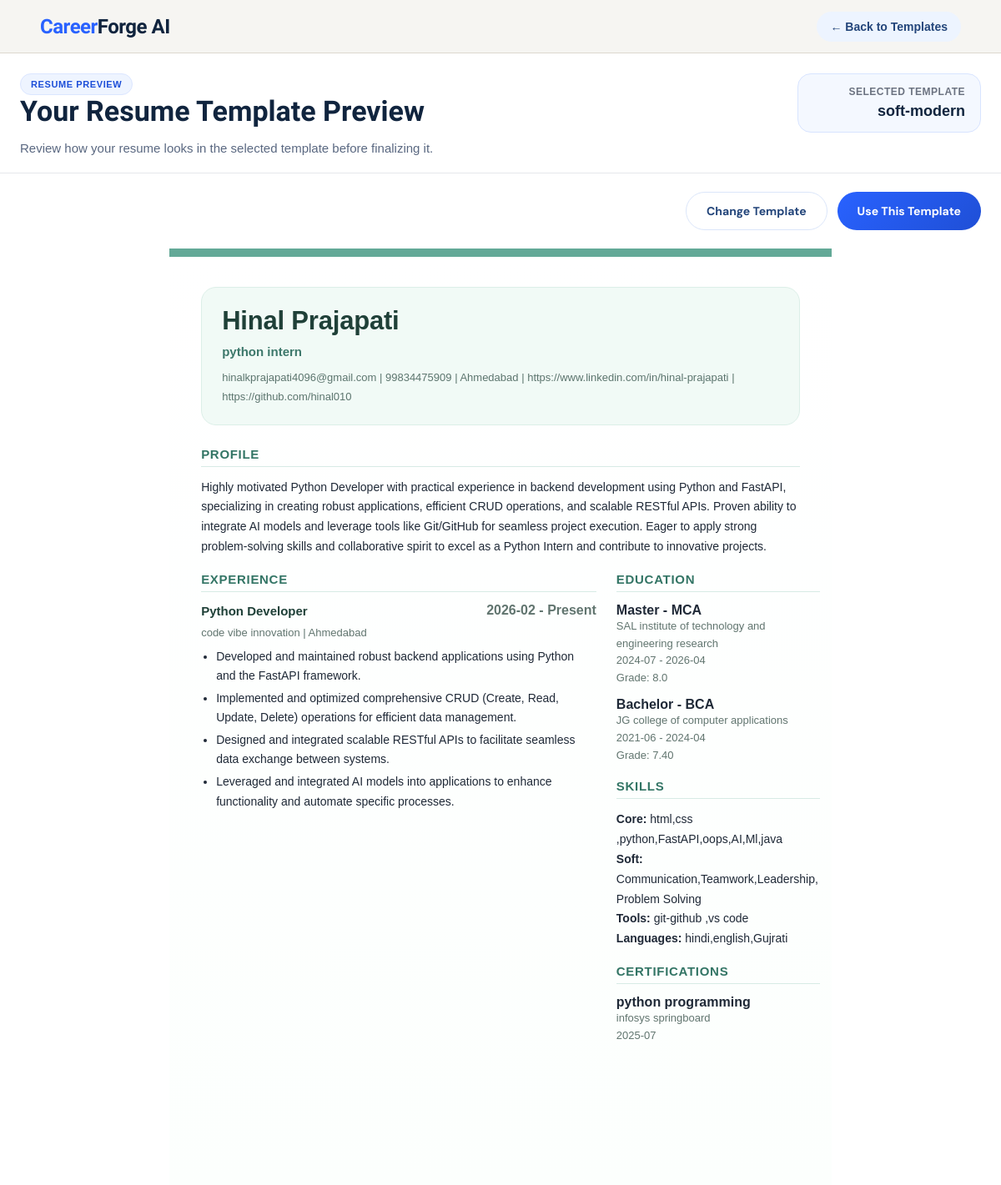
Page /resume_preview (signed in) on the committed database.
### tables this page shows
CREATE TABLE selected_template (
    id INTEGER PRIMARY KEY AUTOINCREMENT,
    user_id INTEGER UNIQUE,
    template_name TEXT NOT NULL,
    FOREIGN KEY (user_id) REFERENCES users(id) ON DELETE CASCADE
);

CREATE TABLE user_profile (
    id INTEGER PRIMARY KEY AUTOINCREMENT,
    user_id INTEGER UNIQUE,
    full_name TEXT,
    email TEXT,
    contact TEXT,
    location TEXT,
    country TEXT,
    linkedin TEXT,
    github TEXT,
    photo TEXT,
    FOREIGN KEY (user_id) REFERENCES users(id) ON DELETE CASCADE
);

CREATE TABLE user_skills (
    id INTEGER PRIMARY KEY AUTOINCREMENT,
    user_id INTEGER UNIQUE,
    job_role_id INTEGER,
    custom_job_role TEXT,
    core_skills TEXT,
    soft_skills TEXT,
    tools_technologies TEXT,
    languages TEXT,
    missing_skills_suggestions TEXT,
    FOREIGN KEY (user_id) REFERENCES users(id) ON DELETE CASCADE,
    FOREIGN KEY (job_role_id) REFERENCES job_title_master(id)
);

CREATE TABLE professional_summary (
    id INTEGER PRIMARY KEY AUTOINCREMENT,
    user_id INTEGER UNIQUE,
    professional_summary TEXT,
    FOREIGN KEY (user_id) REFERENCES users(id) ON DELETE CASCADE
);

CREATE TABLE experience (
    id INTEGER PRIMARY KEY AUTOINCREMENT,
    user_id INTEGER NOT NULL,
    job_title_id INTEGER,
    custom_job_title TEXT,
    experience_type_id INTEGER,
    company_name TEXT,
    location TEXT,
    start_month TEXT,
    end_month TEXT,
    currently_working INTEGER DEFAULT 0,
    description TEXT,
    FOREIGN KEY (user_id) REFERENCES users(id) ON DELETE CASCADE,
    FOREIGN KEY (job_title_id) REFERENCES job_title_master(id),
    FOREIGN KEY (experience_type_id) REFERENCES experience_type_master(id)
);

CREATE TABLE education (
    id INTEGER PRIMARY KEY AUTOINCREMENT,
    user_id INTEGER NOT NULL,
    degree_id INTEGER,
    course_id INTEGER,
    institution_id INTEGER,
    location TEXT,
    start_month TEXT,
    end_month TEXT,
    grade TEXT, custom_degree TEXT, custom_course TEXT, custom_institution TEXT,
    FOREIGN KEY (user_id) REFERENCES users(id) ON DELETE CASCADE,
    FOREIGN KEY (degree_id) REFERENCES degree_master(id),
    FOREIGN KEY (course_id) REFERENCES course_master(id),
    FOREIGN KEY (institution_id) REFERENCES institute_master(id)
);

CREATE TABLE certification (
    id INTEGER PRIMARY KEY AUTOINCREMENT,
    user_id INTEGER NOT NULL,
    certificate_name TEXT NOT NULL,
    organization TEXT NOT NULL,
    certificate_date TEXT NOT NULL,
    FOREIGN KEY (user_id) REFERENCES users(id) ON DELETE CASCADE
);

### main.py (the view)
@app.get("/resume_preview", response_class=HTMLResponse)
def resume_preview_page(
    request: Request,
    template: str = Query(None)
):
    user = require_login(request)
    if isinstance(user, RedirectResponse):
        return user
    template_map = {
        "classic-edge": "resume_templates/classic_edge.html",
        "nova-grid": "resume_templates/nova_grid.html",
        "profile-spotlight": "resume_templates/profile_spotlight.html",
        "pure-ats": "resume_templates/pure_ats.html",
        "executive-line": "resume_templates/executive_line.html",
        "soft-modern": "resume_templates/soft_modern.html",
    }
    selected_row = get_selected_template(user["id"])
    if template in template_map:
        selected_template_name = template
    elif selected_row and selected_row.get("template_name") in template_map:
        selected_template_name = selected_row["template_name"]
    else:
        selected_template_name = "classic-edge"
    template_file = template_map[selected_template_name]
    profile = get_user_profile(user["id"])
    educations = get_education(user["id"])
    experiences = get_experience(user["id"])
    skills = get_skills(user["id"])
    projects = get_projects(user["id"])
    certifications = get_certifications(user["id"])
    summary_row = get_professional_summary(user["id"])
    if skills:
        skills["job_role_text"] = get_job_role_text_from_skills(skills)
    show_experience = len(experiences) > 0 and user.get("is_fresher", 0) == 0
    return templates.TemplateResponse(
        request,
        "resume_preview.html",
        {
            "request": request,
            "user": user,
            "profile": profile,
            "educations": educations,
            "experiences": experiences,
            "show_experience": show_experience,
            "skills": skills,
            "projects": projects,
            "certifications": certifications,
            "saved_summary": summary_row["professional_summary"] if summary_row else "",
            "selected_template_name": selected_template_name,
            "template_file": template_file
        }
    )

### template/resume_preview.html (shortened to what this page needs)
<!DOCTYPE html>
<html lang="en">
<head>
    <link rel="stylesheet" href="/static/resume_preview.css">
    <link rel="stylesheet" href="/static/resume_pdf.css">
</head>
<body>
    <div class="page-wrapper">
        <header class="topbar">
            <div class="logo"><span>Career</span>Forge AI</div>
            <div class="topbar-actions">
                <a href="/choose_template" class="back-link">← Back to Templates</a>
            </div>
        </header>
        <section class="preview-header">
            <div class="preview-header-left">
                <p class="preview-badge">Resume Preview</p>
                <h1>Your Resume Template Preview</h1>
                <p class="preview-subtext">
                    Review how your resume looks in the selected template before finalizing it.
                </p>
            </div>
            <div class="preview-header-right">
                <div class="selected-template-box">
                    <span class="selected-label">Selected Template</span>
                    <strong id="selectedTemplateName">
                        {{ selected_template_name if selected_template_name else "classic-edge" }}
                    </strong>
                </div>
            </div>
        </section>
        <section class="preview-actions-bar">
            <button type="button" class="secondary-btn" onclick="window.location.href='/choose_template'">
                Change Template
            </button>
            <button type="button" class="primary-btn" onclick="useTemplate()">
                Use This Template
            </button>
        </section>
        <main class="preview-main">
            <div class="resume-shell">
                <div class="resume-paper template-{{ selected_template_name if selected_template_name else 'classic-edge' }}" id="resumePaper">
                    {% include template_file %}
                </div>
            </div>
        </main>
    </div>
</body>
</html>

### template/resume_templates/soft_modern.html (shortened to what this page needs)
<div class="resume-template soft-modern-template">
    <header class="soft-header">
        <h1>{{ profile.full_name if profile and profile.full_name else user.full_name }}</h1>
        <p class="soft-role">
            {% if skills and skills.job_role_text %}
                {{ skills.job_role_text }}
            {% else %}
                Professional Resume
            {% endif %}
        </p>
        <div class="resume-contact">
            {% if profile and profile.email %}<span>{{ profile.email }}</span>{% endif %}
            {% if profile and profile.contact %}<span> | {{ profile.contact }}</span>{% endif %}
            {% if profile and profile.location %}<span> | {{ profile.location }}</span>{% endif %}
            {% if profile and profile.linkedin %}<span> | {{ profile.linkedin }}</span>{% endif %}
            {% if profile and profile.github %}<span> | {{ profile.github }}</span>{% endif %}
        </div>
    </header>
    {% if saved_summary %}
    <section class="resume-section">
        <h2>Profile</h2>
        <p>{{ saved_summary }}</p>
    </section>
    {% endif %}
    <div class="soft-grid-layout">
        <div class="soft-main">
            {% if show_experience %}
            <section class="resume-section">
                <h2>Experience</h2>
                {% for exp in experiences %}
                <div class="resume-item">
                    <div class="item-row">
                        <strong>
                            {% if exp.job_title_text %}
                                {{ exp.job_title_text }}
                            {% elif exp.job_title_name %}
                                {{ exp.job_title_name }}
                            {% elif exp.custom_job_title %}
                                {{ exp.custom_job_title }}
                            {% else %}
                                Job Title
                            {% endif %}
                        </strong>
                        <span>
                            {{ exp.start_month if exp.start_month else "" }}
                            {% if exp.start_month or exp.end_month or exp.currently_working %} - {% endif %}
                            {% if exp.currently_working %}
                                Present
                            {% else %}
                                {{ exp.end_month if exp.end_month else "Present" }}
                            {% endif %}
                        </span>
                    </div>
                    <div class="item-sub">
                        {{ exp.company_name if exp.company_name else "Company" }}
                        {% if exp.location %} | {{ exp.location }}{% endif %}
                    </div>
                    {% if exp.description %}
                    <ul class="resume-list">
                        {% for line in exp.description.split('\n') %}
                            {% if line.strip() %}
                                <li>{{ line.strip().lstrip('-• ') }}</li>
                            {% endif %}
                        {% endfor %}
                    </ul>
                    {% endif %}
                </div>
                {% endfor %}
            </section>
            {% endif %}
        </div>
        <aside class="soft-side">
            {% if educations and educations|length > 0 %}
            <section class="resume-section">
                <h2>Education</h2>
                {% for edu in educations %}
                <div class="resume-item">
                    <strong>
                        {% if edu.degree_text %}
                            {{ edu.degree_text }}
                        {% elif edu.degree_name %}
                            {{ edu.degree_name }}
                        {% endif %}
                        {% if edu.course_text %}
                            - {{ edu.course_text }}
                        {% elif edu.course_name %}
                            - {{ edu.course_name }}
                        {% endif %}
                    </strong>
                    <div class="item-sub">
                        {{ edu.institution_text if edu.institution_text else edu.institute_name if edu.institute_name else "Institution" }}
                    </div>
                    <div class="item-sub">
                        {{ edu.start_month if edu.start_month else "" }}
                        {% if edu.start_month or edu.end_month %} - {% endif %}
                        {{ edu.end_month if edu.end_month else "Present" }}
                    </div>
                    {% if edu.grade %}
                    <div class="item-sub">Grade: {{ edu.grade }}</div>
                    {% endif %}
                </div>
                {% endfor %}
            </section>
            {% endif %}
            {% if skills %}
            <section class="resume-section">
                <h2>Skills</h2>
                {% if skills.core_skills %}<p><strong>Core:</strong> {{ skills.core_skills }}</p>{% endif %}
                {% if skills.soft_skills %}<p><strong>Soft:</strong> {{ skills.soft_skills }}</p>{% endif %}
                {% if skills.tools_technologies %}<p><strong>Tools:</strong> {{ skills.tools_technologies }}</p>{% endif %}
                {% if skills.languages %}<p><strong>Languages:</strong> {{ skills.languages }}</p>{% endif %}
            </section>
            {% endif %}
            {% if certifications and certifications|length > 0 %}
            <section class="resume-section">
                <h2>Certifications</h2>
                {% for cert in certifications %}
                <div class="resume-item">
                    <strong>{{ cert.certificate_name }}</strong>
                    {% if cert.organization %}
                    <div class="item-sub">{{ cert.organization }}</div>
                    {% endif %}
                    {% if cert.certificate_date %}
                    <div class="item-sub">{{ cert.certificate_date }}</div>
                    {% endif %}
                </div>
                {% endfor %}
            </section>
            {% endif %}
        </aside>
    </div>
</div>

### static/resume_preview.css (style rules this page uses)
* { box-sizing: border-box; margin: 0; padding: 0; }
:root { --border: #ddd8cf; --primary-dark: #1d4ed8; --bg-main: #f5f4f0; }
html, body { width: 100%; overflow-x: hidden; }
body { font-family: 'DM Sans', sans-serif; background: var(--bg-main); color: #1f2937; min-height: 100vh; }
.page-wrapper { width: 100%; min-height: 100vh; padding: 0 0 40px; }
.preview-header, .preview-actions-bar, .preview-main { max-width: 1400px; margin-left: auto; margin-right: auto; padding-left: 24px; padding-right: 24px; }
.topbar { position: fixed; top: 0; left: 0; right: 0; z-index: 1000; display: flex; align-items: center; justify-content: space-between; padding: 0 48px; height: 64px; background: rgba(245, 244, 240, 0.85); backdrop-filter: blur(12px); border-bottom: 1px solid var(--border); }
.logo { font-family: 'Sora', sans-serif; font-size: 24px; font-weight: 800; color: #10243e; letter-spacing: -0.5px; }
.logo span { color: #2962ff; }
.topbar-actions { display: flex; align-items: center; gap: 12px; }
.back-link { text-decoration: none; color: #23457a; font-weight: 700; font-size: 14px; padding: 10px 16px; border-radius: 999px; background: #edf4ff; transition: 0.25s ease; }
.preview-header { max-width: 1400px; margin: 88px auto 22px; padding: 0 24px; display: flex; justify-content: space-between; align-items: flex-start; gap: 24px; background: transparent; border: none; border-radius: 0; box-shadow: none; border-bottom: 1px solid #e5e7eb; padding-bottom: 16px; }
.preview-header-left { flex: 1; }
.preview-badge { display: inline-flex; align-items: center; gap: 6px; background: #eef4ff; color: #1d4ed8; font-size: 11px; font-weight: 700; letter-spacing: 0.6px; text-transform: uppercase; padding: 6px 12px; border-radius: 999px; border: 1px solid #dbe6ff; }
.preview-header h1 { font-family: 'Sora', sans-serif; font-size: 34px; line-height: 1.15; color: #10243e; margin-bottom: 12px; }
.preview-subtext { font-size: 15px; line-height: 1.75; color: #5a6881; max-width: 760px; }
.preview-header-right { display: flex; align-items: center; justify-content: flex-end; }
.selected-template-box { background: #f4f8ff; border: 1px solid #d8e4ff; border-radius: 16px; padding: 14px 18px; min-width: 220px; text-align: right; }
.selected-label { display: block; font-size: 12px; font-weight: 700; color: #6b7280; margin-bottom: 6px; text-transform: uppercase; letter-spacing: 0.5px; }
#selectedTemplateName { font-size: 18px; font-weight: 800; color: #10243e; }
.preview-actions-bar { max-width: 1400px; margin: 0 auto 22px; display: flex; justify-content: flex-end; gap: 12px; }
.primary-btn, .secondary-btn { border: none; cursor: pointer; font-family: 'DM Sans', sans-serif; font-weight: 700; font-size: 14px; border-radius: 999px; padding: 13px 24px; transition: 0.25s ease; }
.primary-btn { background: linear-gradient(135deg, #2962ff, #1f4fd6); color: #ffffff; }
.secondary-btn { background: #ffffff; color: #23457a; border: 1px solid #dbe6fa; }
.preview-main { max-width: 1400px; margin: 0 auto; }
.resume-shell { display: flex; justify-content: center; overflow-x: auto; }
.resume-paper { width: 210mm; min-height: 297mm; background: #ffffff; border-radius: 24px; box-shadow: 0 20px 55px rgba(23, 35, 72, 0.14); overflow: hidden; }

### rows in the picture
selected_template: template_name "soft-modern"
user_profile: full_name "Hinal Prajapati", email "hinalkprajapati4096@gmail.com", contact "99834475909", location "Ahmedabad", linkedin "https://www.linkedin.com/in/hinal-prajapati", github "https://github.com/hinal010"
user_skills: job_role_text "python intern", core_skills "html,css ,python,FastAPI,oops,AI,Ml,java", soft_skills "Communication,Teamwork,Leadership,Problem Solving", tools_technologies "git-github ,vs code", languages "hindi,english,Gujrati"
professional_summary: professional_summary "Highly motivated Python Developer with practical experience in backend development using Python and FastAPI, specializing in creating robust applications, efficient CRUD operations, and scalable RESTful APIs. Proven ability to integrate AI models and leverage tools like Git/GitHub for seamless project execution. Eager to apply strong problem-solving skills and collaborative spirit to excel as a Python Intern and contribute to innovative projects."
experience: job_title_name "Python Developer", start_month "2026-02", currently_working "Present", company_name "code vibe innovation", location "Ahmedabad", strip "Developed and maintained robust backend applications using Python and the FastAPI framework." "Implemented and optimized comprehensive CRUD (Create, Read, Update, Delete) operations for efficient data management." "Designed and integrated scalable RESTful APIs to facilitate seamless data exchange between systems." "Leveraged and integrated AI models into applications to enhance functionality and automate specific processes."
education: degree_name "Master", course_name "MCA", custom_institution "SAL institute of technology and engineering research", start_month "2024-07", end_month "2026-04", grade "8.0"
education: degree_name "Bachelor", course_name "BCA", custom_institution "JG college of computer applications", start_month "2021-06", end_month "2024-04", grade "7.40"
certification: certificate_name "python programming", organization "infosys springboard", certificate_date "2025-07"
